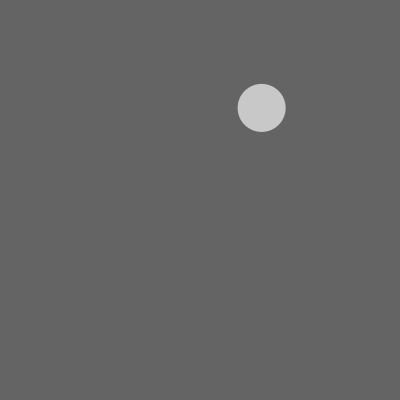
Frame 1 (no input)
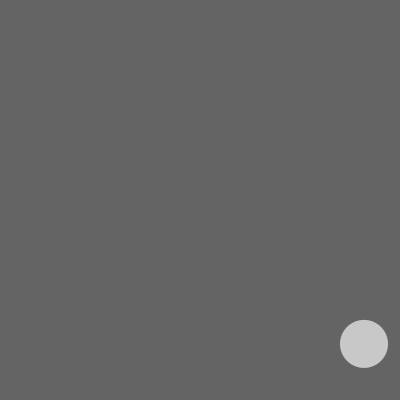
Frame 60 (the mouse pressed at the canvas centre just before this capture)
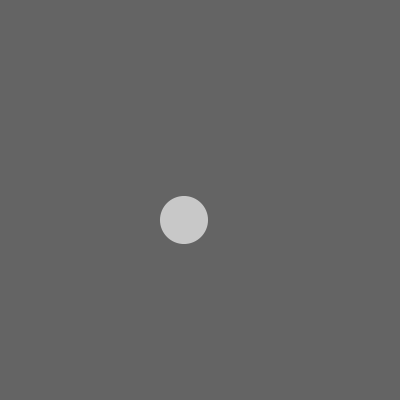
Frame 120 (the mouse held since frame 60 and released just before this capture)

The Processing sketch that drew these frames (run headless with seeded random() and noise(); from frame 60 on, the mouse is pressed at the canvas centre):

// Processing sketch: CircleObject
// ── CircleObject.pde
// CircleObject
//
// Uses a custom class to create a 
// "Circle" object type.
//
// Dan Wilcox danomatika.com 2016

// declare the circle as a variable
Circle circle;

void setup() {
  size(400, 400);
  
  // create a new circle
  circle = new Circle();
  
  // set the velocity of the circle
  circle.velX = 3;
  circle.velY = 4;
}

void draw() {
  background(100);
  
  // update and draw
  circle.update();
  circle.draw();
}
// ── Circle.pde

// I have an oject called "Circle"
class Circle {
  
  // define what a circle has & what it does
  
  // what a circle has:
  
  float x, y; // position
  float velX, velY; // velocity
  float diameter; // size
  
  // what a circle does:
  
  // constructor: called when we create a new circle
  // kind of like setup()
  Circle() {
    // setup the initial values for the circle
    x = random(width);
    y = random(height);
    diameter = random(10, 50);
    velX = random(-4, 4);
    velY = random(-4, 4);
  }
  
  // update the position & check the bounds so the
  // Circle doesn't go off the screen
  void update() {
    
    // update the pos
    x = x + velX;
    y = y + velY;
    
    // check boundaries
    if(x < 0) {
      velX = -velX;
      x = 0;
    }
    else if(x > width) {
      velX = -velX;
      x = width;
    }
    if(y < 0) {
      velY = -velY;
      y = 0;
    }
    else if(y > height) {
      velY = -velY;
      y = height;
    }
  }
  
  // draw the circle to the screen
  void draw() {
    noStroke();
    fill(200);
    ellipse(x, y, diameter, diameter);
  }
}
